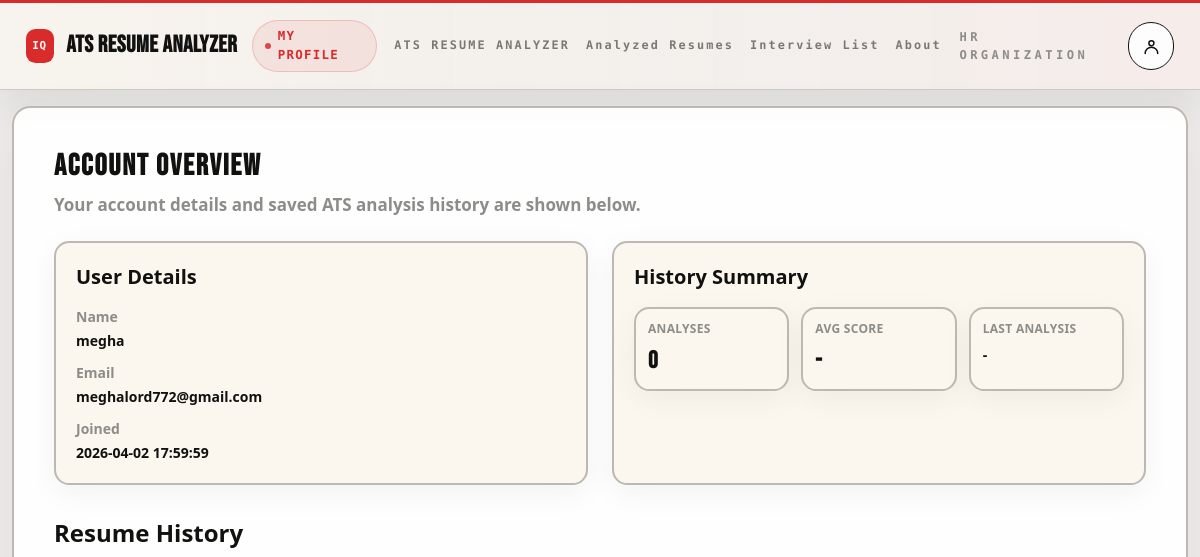
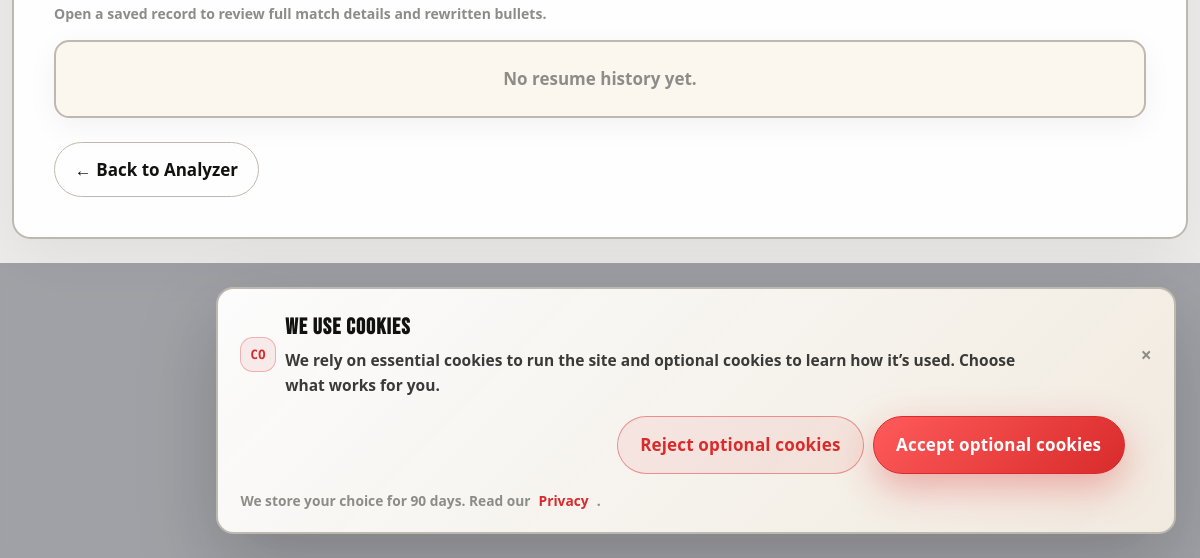
Before: /profile (signed in) with the older database file (2 pictures, top to bottom).
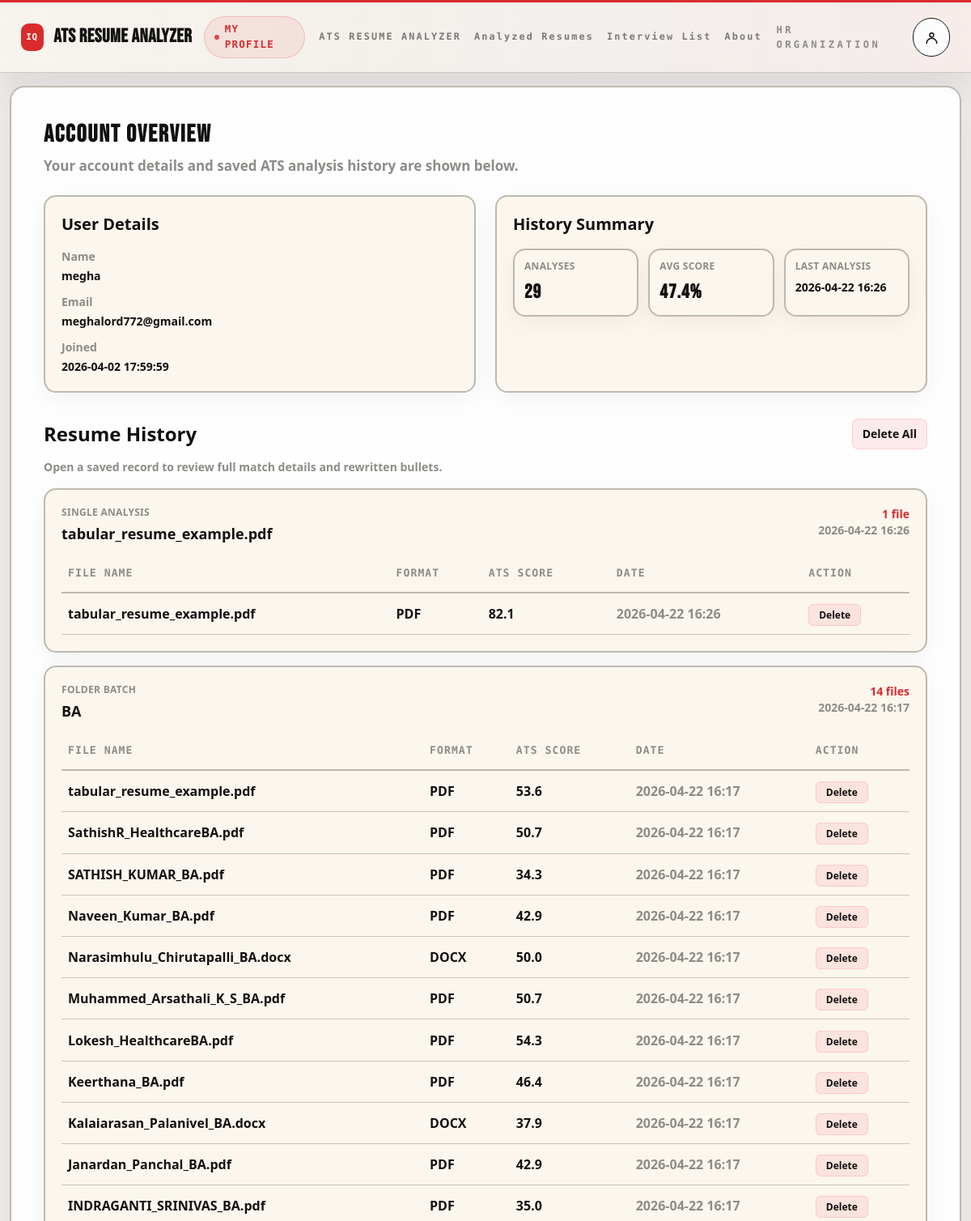
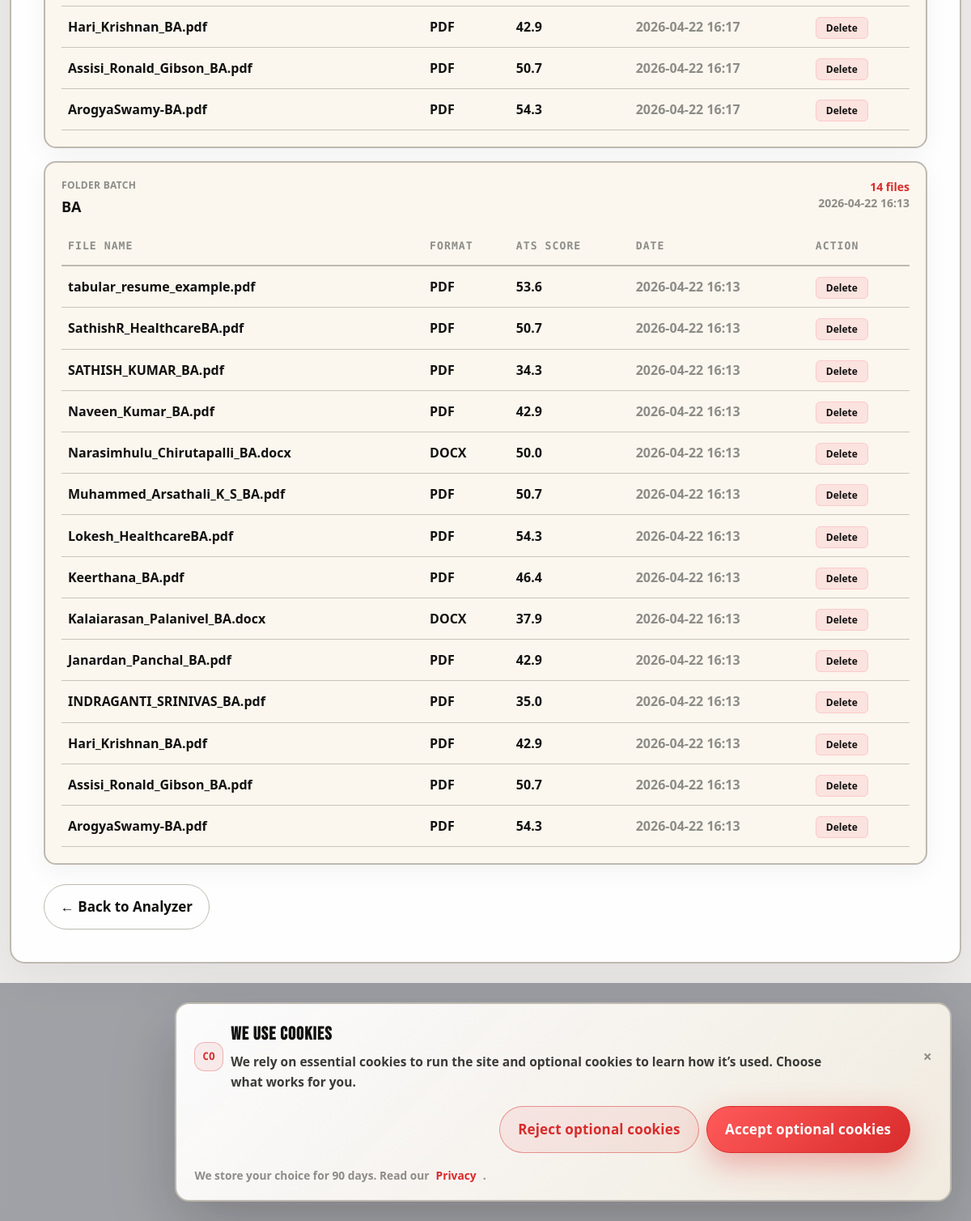
After: the same page with the newer database file (2 pictures, top to bottom).
### tables this page shows
CREATE TABLE resume_history(
        id INTEGER PRIMARY KEY,
        user_id INTEGER, score REAL, date TEXT, filename TEXT, Filetype TEXT, found TEXT, missing TEXT, rewritten TEXT, skills TEXT, batch_id TEXT, folder_name TEXT, job_skills TEXT, resume_skills TEXT, job_id TEXT, job_title TEXT, candidate_status TEXT, recruiter_notes TEXT);

### app.py (the view)
@app.get("/profile", response_class=HTMLResponse)
async def profile(request: Request, delete_id: int | None = None, delete_all: int | None = None) -> Response:
    user = require_user(request)
    notice = ""
    tone = "success"
    with db_mod.db() as conn:
        if delete_all:
            deleted = conn.execute("DELETE FROM resume_history WHERE user_id=?", (user["id"],)).rowcount
            notice = f"Deleted {int(deleted or 0)} history record(s)."
        elif delete_id:
            deleted = conn.execute("DELETE FROM resume_history WHERE id=? AND user_id=?", (delete_id, user["id"])).rowcount
            if deleted:
                notice = "History record deleted."
            else:
                notice = "History record not found."
                tone = "error"
        history = conn.execute("SELECT id,filename,filetype,score,date,batch_id,folder_name FROM resume_history WHERE user_id=? ORDER BY id DESC", (user["id"],)).fetchall()
        stats = conn.execute("SELECT COUNT(*) AS analyses_count, ROUND(AVG(score),1) AS avg_score, MAX(date) AS last_analysis FROM resume_history WHERE user_id=?", (user["id"],)).fetchone()
    return templates.TemplateResponse(
        request,
        "profile.html",
        base_context(
            request,
            user_name=user["name"] or "-",
            user_email=user["email"] or "-",
            user_created_at=user["created_at"] or "-",
            analysis_count=stats["analyses_count"] or 0,
            avg_score="-" if stats["avg_score"] is None else f'{float(stats["avg_score"]):.1f}%',
            last_analysis=stats["last_analysis"] or "-",
            history_groups=build_history_groups(list(history)),
            history_notice=notice,
            history_notice_tone=tone,
            is_admin=is_admin_user(user),
        ),
    )

### templates/profile.html (shortened to what the changed rows need)
<!DOCTYPE html>
<html lang="en">
<head>
  <script src="https://cdn.tailwindcss.com"></script>
</head>
<body class="app-shell">
  {% set page_badge = "My Profile" %}
  {% set page_cta_href = "/" %}
  {% set page_cta_label = "Analyze Now" %}
  {% set active_page = "/profile" %}
  {% include "_app_topbar.html" %}
  <div class="page-wrap page-wrap--content">
    <div class="glass-panel p-6 md:p-10">
      <div class="mb-6">
        <h1 class="brand-title text-3xl font-bold">Account Overview</h1>
      </div>
      <div class="grid gap-6 md:grid-cols-2">
        <div class="panel-soft p-5">
          <h2 class="text-xl font-semibold">User Details</h2>
        </div>
        <div class="panel-soft p-5">
          <h2 class="text-xl font-semibold">History Summary</h2>
          <div class="mt-4 grid gap-3 sm:grid-cols-3">
            <div class="panel-soft p-3">
              <p class="text-muted text-xs uppercase tracking-wide">Analyses</p>
              <p class="metric-value mt-2 text-2xl font-bold">{{ analysis_count }}</p>
            </div>
            <div class="panel-soft p-3">
              <p class="text-muted text-xs uppercase tracking-wide">Avg Score</p>
              <p class="metric-value mt-2 text-2xl font-bold">{{ avg_score }}</p>
            </div>
            <div class="panel-soft p-3">
              <p class="text-muted text-xs uppercase tracking-wide">Last Analysis</p>
              <p class="mt-2 text-sm">{{ last_analysis }}</p>
            </div>
          </div>
        </div>
      </div>
      <div class="mt-8">
        <div class="mb-3 flex flex-wrap items-center justify-between gap-3">
          <h2 class="text-2xl font-semibold">Resume History</h2>
          {% if history_groups %}
          <a
            href="/profile?delete_all=1"
            onclick="return confirm('Delete all history records? This cannot be undone.');"
            class="rounded-lg border border-rose-300/40 bg-rose-500/10 px-3 py-2 text-sm font-semibold text-rose-100 transition hover:bg-rose-500/20"
          >
            Delete All
          </a>
          {% endif %}
        </div>
        <div class="space-y-4">
          {% if history_groups %}
          {% for group in history_groups %}
          <div class="panel-soft p-4 md:p-5">
            <div class="mb-3 flex flex-wrap items-start justify-between gap-3">
              <div>
                <p class="text-muted text-xs uppercase tracking-wide">
                  {{ "Folder Batch" if group.group_type == "folder" else "Single Analysis" }}
                </p>
                <h3 class="mt-1 text-lg font-semibold">{{ group.title }}</h3>
              </div>
              <div class="text-right text-sm">
                <p class="font-semibold text-cyan-100">{{ group.count }} file{{ "" if group.count == 1 else "s" }}</p>
                <p class="text-muted">{{ group.latest_date }}</p>
              </div>
            </div>
            <div class="overflow-x-auto">
              <table class="table-shell min-w-[760px]">
                <thead>
                  <tr>
                    <th>File Name</th>
                    <th>Format</th>
                    <th>ATS Score</th>
                    <th>Date</th>
                    <th>Action</th>
                  </tr>
                </thead>
                <tbody>
                  {% for r in group["items"] %}
                  <tr>
                    <td>
                      <a href="/history/{{ r.id }}" class="font-semibold text-cyan-200 hover:text-white hover:underline">
                        {{ r.filename or "-" }}
                      </a>
                    </td>
                    <td class="text-blue-200">{{ r.filetype or "-" }}</td>
                    <td class="font-bold text-emerald-300">{{ r.score }}</td>
                    <td class="text-muted">{{ r.date }}</td>
                    <td>
                      <a
                        href="/profile?delete_id={{ r.id }}"
                        onclick="return confirm('Delete this history record?');"
                        class="rounded-md border border-rose-300/40 bg-rose-500/10 px-3 py-1 text-xs font-semibold text-rose-100 transition hover:bg-rose-500/20"
                      >
                        Delete
                      </a>
                    </td>
                  </tr>
                  {% endfor %}
                </tbody>
              </table>
            </div>
          </div>
          {% endfor %}
          {% else %}
          <div class="panel-soft p-6 text-center text-muted">No resume history yet.</div>
          {% endif %}
        </div>
      </div>
    </div>
  </div>
{% include "_cookie.html" %}
</body>
</html>

Changed rows visible on the page:
added resume_history: group_type "SINGLE ANALYSIS", title "tabular_resume_example.pdf", count "1", latest_date "2026-04-22 16:26", filename "tabular_resume_example.pdf", Filetype "PDF", score "82.1", date "2026-04-22 16:26"
added resume_history: group_type "FOLDER BATCH", title "BA", count "14", count "s", latest_date "2026-04-22 16:17", filename "tabular_resume_example.pdf", Filetype "PDF", score "53.6", date "2026-04-22 16:17"
added resume_history: filename "SathishR_HealthcareBA.pdf", Filetype "PDF", score "50.7", date "2026-04-22 16:17", shown under "FOLDER BATCH"
added resume_history: filename "SATHISH_KUMAR_BA.pdf", Filetype "PDF", score "34.3", date "2026-04-22 16:17", shown under "FOLDER BATCH"
added resume_history: filename "Naveen_Kumar_BA.pdf", Filetype "PDF", score "42.9", date "2026-04-22 16:17", shown under "FOLDER BATCH"
added resume_history: filename "Narasimhulu_Chirutapalli_BA.docx", Filetype "DOCX", score "50.0", date "2026-04-22 16:17", shown under "FOLDER BATCH"
added resume_history: filename "Muhammed_Arsathali_K_S_BA.pdf", Filetype "PDF", score "50.7", date "2026-04-22 16:17", shown under "FOLDER BATCH"
added resume_history: filename "Lokesh_HealthcareBA.pdf", Filetype "PDF", score "54.3", date "2026-04-22 16:17", shown under "FOLDER BATCH"
added resume_history: filename "Keerthana_BA.pdf", Filetype "PDF", score "46.4", date "2026-04-22 16:17", shown under "FOLDER BATCH"
added resume_history: filename "Kalaiarasan_Palanivel_BA.docx", Filetype "DOCX", score "37.9", date "2026-04-22 16:17", shown under "FOLDER BATCH"
added resume_history: filename "Janardan_Panchal_BA.pdf", Filetype "PDF", score "42.9", date "2026-04-22 16:17", shown under "FOLDER BATCH"
added resume_history: filename "INDRAGANTI_SRINIVAS_BA.pdf", Filetype "PDF", score "35.0", date "2026-04-22 16:17", shown under "FOLDER BATCH"
added resume_history: filename "Hari_Krishnan_BA.pdf", Filetype "PDF", score "42.9", date "2026-04-22 16:17", shown under "FOLDER BATCH"
added resume_history: filename "Assisi_Ronald_Gibson_BA.pdf", Filetype "PDF", score "50.7", date "2026-04-22 16:17", shown under "FOLDER BATCH"
added resume_history: filename "ArogyaSwamy-BA.pdf", Filetype "PDF", score "54.3", date "2026-04-22 16:17", shown under "FOLDER BATCH"
added resume_history: group_type "FOLDER BATCH", title "BA", count "14", count "s", latest_date "2026-04-22 16:13", filename "tabular_resume_example.pdf", Filetype "PDF", score "53.6", date "2026-04-22 16:13"
added resume_history: filename "SathishR_HealthcareBA.pdf", Filetype "PDF", score "50.7", date "2026-04-22 16:13", shown under "FOLDER BATCH"
added resume_history: filename "SATHISH_KUMAR_BA.pdf", Filetype "PDF", score "34.3", date "2026-04-22 16:13", shown under "FOLDER BATCH"
added resume_history: filename "Naveen_Kumar_BA.pdf", Filetype "PDF", score "42.9", date "2026-04-22 16:13", shown under "FOLDER BATCH"
added resume_history: filename "Narasimhulu_Chirutapalli_BA.docx", Filetype "DOCX", score "50.0", date "2026-04-22 16:13", shown under "FOLDER BATCH"
added resume_history: filename "Muhammed_Arsathali_K_S_BA.pdf", Filetype "PDF", score "50.7", date "2026-04-22 16:13", shown under "FOLDER BATCH"
added resume_history: filename "Lokesh_HealthcareBA.pdf", Filetype "PDF", score "54.3", date "2026-04-22 16:13", shown under "FOLDER BATCH"
added resume_history: filename "Keerthana_BA.pdf", Filetype "PDF", score "46.4", date "2026-04-22 16:13", shown under "FOLDER BATCH"
added resume_history: filename "Kalaiarasan_Palanivel_BA.docx", Filetype "DOCX", score "37.9", date "2026-04-22 16:13", shown under "FOLDER BATCH"
added resume_history: filename "Janardan_Panchal_BA.pdf", Filetype "PDF", score "42.9", date "2026-04-22 16:13", shown under "FOLDER BATCH"
added resume_history: filename "INDRAGANTI_SRINIVAS_BA.pdf", Filetype "PDF", score "35.0", date "2026-04-22 16:13", shown under "FOLDER BATCH"
added resume_history: filename "Hari_Krishnan_BA.pdf", Filetype "PDF", score "42.9", date "2026-04-22 16:13", shown under "FOLDER BATCH"
added resume_history: filename "Assisi_Ronald_Gibson_BA.pdf", Filetype "PDF", score "50.7", date "2026-04-22 16:13", shown under "FOLDER BATCH"
added resume_history: filename "ArogyaSwamy-BA.pdf", Filetype "PDF", score "54.3", date "2026-04-22 16:13", shown under "FOLDER BATCH"
Other visible differences:
{{ analysis_count }}: "0" → "29"
{{ avg_score }}: "-" → "47.4%"
{{ last_analysis }}: "-" → "2026-04-22 16:26"
text no longer shown: "No resume history yet."
text now shown: "Delete All"
